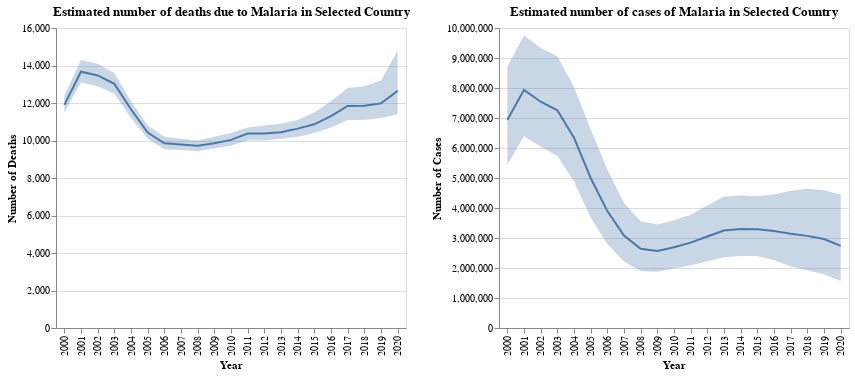

The code cell stored with this chart in its notebook:
### Code cell
#hide_input
# Deaths
w = 350 # width
h = 300 # height
title = alt.TitleParams('Estimated number of deaths due to Malaria in Selected Country', anchor='middle')
line = alt.Chart(df,title=title).mark_line().encode(
alt.X('Period:O',title='Year'), # :O tells altair that the data is ordinal
alt.Y('value_deaths',title='Number of Deaths')
).properties(
    width=w,
    height=h  
)  

#line.show()

point = alt.Chart(df).mark_area(opacity=0.3).encode(
alt.X('Period:O'),
alt.Y('low_bound_deaths'),
alt.Y2('up_bound_deaths'),
tooltip=['Period','low_bound_deaths','value_deaths','up_bound_deaths']
).properties(
    width=w,
    height=h  
).interactive()   

# cases
title = alt.TitleParams('Estimated number of cases of Malaria in Selected Country', anchor='middle')
line2 = alt.Chart(df,title=title).mark_line().encode(
alt.X('Period:O',title='Year'), # :O tells altair that the data is ordinal
alt.Y('value_cases',title='Number of Cases')
).properties(
    width=w,
    height=h  
)  

#line.show()

point2 = alt.Chart(df).mark_area(opacity=0.3).encode(
alt.X('Period:O'),
alt.Y('low_bound_cases'),
alt.Y2('up_bound_cases'),
tooltip=['Period','low_bound_cases','value_cases','up_bound_cases']
).properties(
    width=w,
    height=h  
).interactive() 

# combine plots
x = line + point | line2 + point2
x = x.add_selection(
    selection
).transform_filter(
    selection
)
x.save('chart.html')
x

### Figure 1 — Vega-Lite specification as saved in the notebook (floating-point values rounded to 4 significant figures; data arrays with more than 128 entries replaced by an {"elided": "..."} marker saying what was removed)
{"config": {"view": {"continuousWidth": 400, "continuousHeight": 300}}, "hconcat": [{"layer": [{"mark": "line", "encoding": {"x": {"type": "ordinal", "field": "Period", "title": "Year"}, "y": {"type": "quantitative", "field": "value_deaths", "title": "Number of Deaths"}}, "height": 300, "selection": {"selector001": {"type": "single", "fields": ["Location"], "bind": {"input": "select", "options": ["Algeria", "Angola", "Benin", "Botswana", "Burkina Faso", "Burundi", "Cabo Verde", "Cameroon", "Central African Republic", "Chad", "Comoros", "Congo", "Democratic Republic of the Congo", "Equatorial Guinea", "Eritrea", "Eswatini", "Ethiopia", "Gabon", "Gambia", "Ghana", "Guinea", "Guinea-Bissau", "Kenya", "Lesotho", "Liberia", "Madagascar", "Malawi", "Mali", "Mauritania", "Mauritius", "Mozambique", "Namibia", "Niger", "Nigeria", "Rwanda", "Sao Tome and Principe", "Senegal", "Seychelles", "Sierra Leone", "South Africa", "South Sudan", "Togo", "Uganda", "United Republic of Tanzania", "Zambia", "Zimbabwe"], "labels": ["Algeria", "Angola", "Benin", "Botswana", "Burkina Faso", "Burundi", "Cabo Verde", "Cameroon", "Central African Republic", "Chad", "Comoros", "Congo", "Democratic Republic of the Congo", "Equatorial Guinea", "Eritrea", "Eswatini", "Ethiopia", "Gabon", "Gambia", "Ghana", "Guinea", "Guinea-Bissau", "Kenya", "Lesotho", "Liberia", "Madagascar", "Malawi", "Mali", "Mauritania", "Mauritius", "Mozambique", "Namibia", "Niger", "Nigeria", "Rwanda", "Sao Tome and Principe", "Senegal", "Seychelles", "Sierra Leone", "South Africa", "South Sudan", "Togo", "Uganda", "United Republic of Tanzania", "Zambia", "Zimbabwe"], "name": "Select country"}, "init": {"Location": "Kenya"}}}, "title": {"text": "Estimated number of deaths due to Malaria in Selected Country", "anchor": "middle"}, "width": 350}, {"mark": {"type": "area", "opacity": 0.3}, "encoding": {"tooltip": [{"type": "quantitative", "field": "Period"}, {"type": "quantitative", "field": "low_bound_deaths"}, {"type": "quantitative", "field": "value_deaths"}, {"type": "quantitative", "field": "up_bound_deaths"}], "x": {"type": "ordinal", "field": "Period"}, "y": {"type": "quantitative", "field": "low_bound_deaths"}, "y2": {"field": "up_bound_deaths"}}, "height": 300, "selection": {"selector012": {"type": "interval", "bind": "scales", "encodings": ["x", "y"]}}, "width": 350}]}, {"layer": [{"mark": "line", "encoding": {"x": {"type": "ordinal", "field": "Period", "title": "Year"}, "y": {"type": "quantitative", "field": "value_cases", "title": "Number of Cases"}}, "height": 300, "selection": {"selector001": {"type": "single", "fields": ["Location"], "bind": {"input": "select", "options": ["Algeria", "Angola", "Benin", "Botswana", "Burkina Faso", "Burundi", "Cabo Verde", "Cameroon", "Central African Republic", "Chad", "Comoros", "Congo", "Democratic Republic of the Congo", "Equatorial Guinea", "Eritrea", "Eswatini", "Ethiopia", "Gabon", "Gambia", "Ghana", "Guinea", "Guinea-Bissau", "Kenya", "Lesotho", "Liberia", "Madagascar", "Malawi", "Mali", "Mauritania", "Mauritius", "Mozambique", "Namibia", "Niger", "Nigeria", "Rwanda", "Sao Tome and Principe", "Senegal", "Seychelles", "Sierra Leone", "South Africa", "South Sudan", "Togo", "Uganda", "United Republic of Tanzania", "Zambia", "Zimbabwe"], "labels": ["Algeria", "Angola", "Benin", "Botswana", "Burkina Faso", "Burundi", "Cabo Verde", "Cameroon", "Central African Republic", "Chad", "Comoros", "Congo", "Democratic Republic of the Congo", "Equatorial Guinea", "Eritrea", "Eswatini", "Ethiopia", "Gabon", "Gambia", "Ghana", "Guinea", "Guinea-Bissau", "Kenya", "Lesotho", "Liberia", "Madagascar", "Malawi", "Mali", "Mauritania", "Mauritius", "Mozambique", "Namibia", "Niger", "Nigeria", "Rwanda", "Sao Tome and Principe", "Senegal", "Seychelles", "Sierra Leone", "South Africa", "South Sudan", "Togo", "Uganda", "United Republic of Tanzania", "Zambia", "Zimbabwe"], "name": "Select country"}, "init": {"Location": "Kenya"}}}, "title": {"text": "Estimated number of cases of Malaria in Selected Country", "anchor": "middle"}, "width": 350}, {"mark": {"type": "area", "opacity": 0.3}, "encoding": {"tooltip": [{"type": "quantitative", "field": "Period"}, {"type": "quantitative", "field": "low_bound_cases"}, {"type": "quantitative", "field": "value_cases"}, {"type": "quantitative", "field": "up_bound_cases"}], "x": {"type": "ordinal", "field": "Period"}, "y": {"type": "quantitative", "field": "low_bound_cases"}, "y2": {"field": "up_bound_cases"}}, "height": 300, "selection": {"selector013": {"type": "interval", "bind": "scales", "encodings": ["x", "y"]}}, "width": 350}]}], "data": {"name": "data-57f31a420f6bf27d95f271677cb4bf85"}, "transform": [{"filter": {"selection": "selector001"}}], "$schema": "https://vega.github.io/schema/vega-lite/v4.8.1.json", "datasets": {"data-57f31a420f6bf27d95f271677cb4bf85": {"elided": "906 records"}}}
